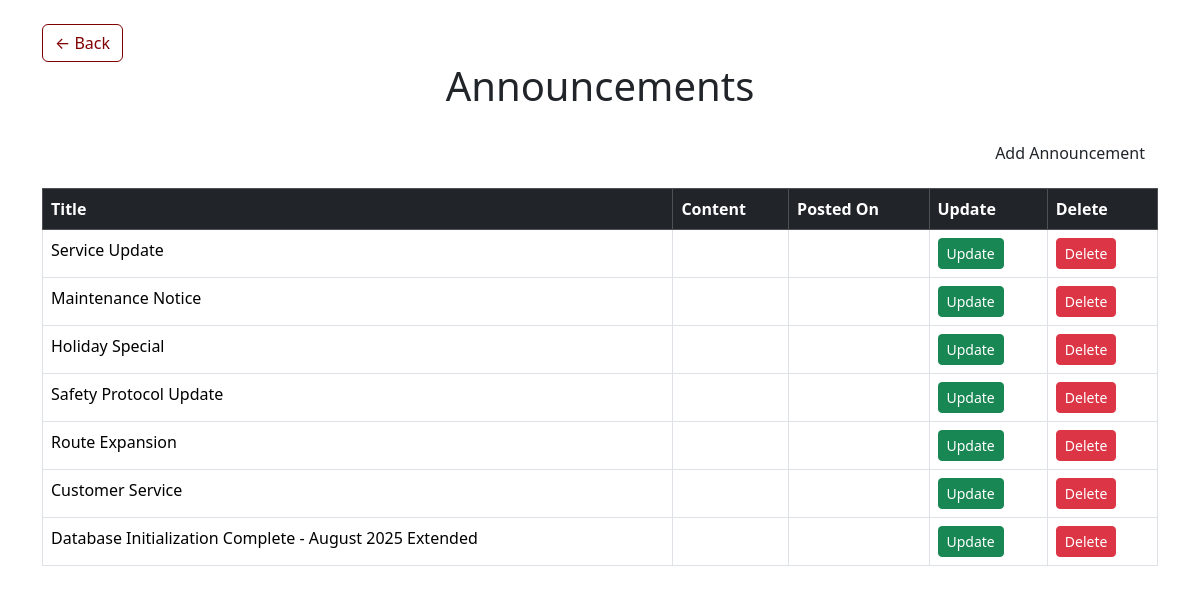
Screenshot of /pages/announcements.php with the database file from the repository.
### tables this page shows
CREATE TABLE Announcements (
    ID INT PRIMARY KEY AUTO_INCREMENT,
    title VARCHAR(200) NOT NULL,
    message TEXT NOT NULL,
    created_at TIMESTAMP DEFAULT CURRENT_TIMESTAMP,
    updated_at TIMESTAMP DEFAULT CURRENT_TIMESTAMP ON UPDATE CURRENT_TIMESTAMP
);

### pages/announcements.php (the view, shortened to what this page needs)
<?php
$database = new Database();
$connection = $database->getConnection();
if ($connection) {
    try {
        $stmt = $connection->prepare("SELECT * FROM announcements ORDER BY created_at DESC");
        $stmt->execute();
        $announcements = $stmt->fetchAll(PDO::FETCH_ASSOC);
    } catch (PDOException $e) {
        $announcements = [];
        error_log("Error fetching announcements: " . $e->getMessage());
    }
} else {
    $announcements = [];
}
?>
<!DOCTYPE html>
<html lang="en">
<head>
    <link href="https://cdn.jsdelivr.net/npm/bootstrap@5.3.7/dist/css/bootstrap.min.css" rel="stylesheet">
</head>
<body>
<div class="container mt-4">
    <a href="../index.php" class="btn btn-maroon-outline back-btn">&larr; Back</a>
    <h1 class="text-center mb-4">Announcements</h1>
    <div class="d-flex justify-content-end mb-3">
        <button class="btn btn-maroon" data-bs-toggle="modal" data-bs-target="#addModal">Add Announcement</button>
    </div>
   <table class="table table-bordered table-hover">
        <thead class="table-dark">
            <tr>
                <th>Title</th>
                <th>Content</th>
                <th>Posted On</th>
                <th>Update</th>
                <th>Delete</th>
            </tr>
        </thead>
        <tbody>
        <?php if (!empty($announcements)): ?>
            <?php foreach ($announcements as $a): ?>
                <tr>
                    <td><?= htmlspecialchars($a['title']) ?></td>
                    <td><?= htmlspecialchars($a['content']) ?></td>
                    <td><?= htmlspecialchars($a['posted_date']) ?></td>
                    <td>
                        <a href="php/update_announcement.php?id=<?= $a['id'] ?>" class="btn btn-success btn-sm">Update</a>
                    </td>
                    <td>
                        <button type="button" class="btn btn-danger btn-sm" data-bs-toggle="modal" data-bs-target="#deleteModal<?= $a['id'] ?>">
                            Delete
                        </button>
                    </td>
                </tr>
            <?php endforeach; ?>
        <?php else: ?>
            <tr>
                <td colspan="5" class="text-center text-muted">No announcements found.</td>
            </tr>
        <?php endif; ?>
        </tbody>
    </table>
</div>
</body>
</html>

### pages/announcements.php (style rules this page uses)
.btn-maroon-outline { color: #800000; border-color: #800000; }

### rows the page displays
announcements: title "Service Update"
announcements: title "Maintenance Notice"
announcements: title "Holiday Special"
announcements: title "Safety Protocol Update"
announcements: title "Route Expansion"
announcements: title "Customer Service"
announcements: title "Database Initialization Complete - August 2025 Extended"
